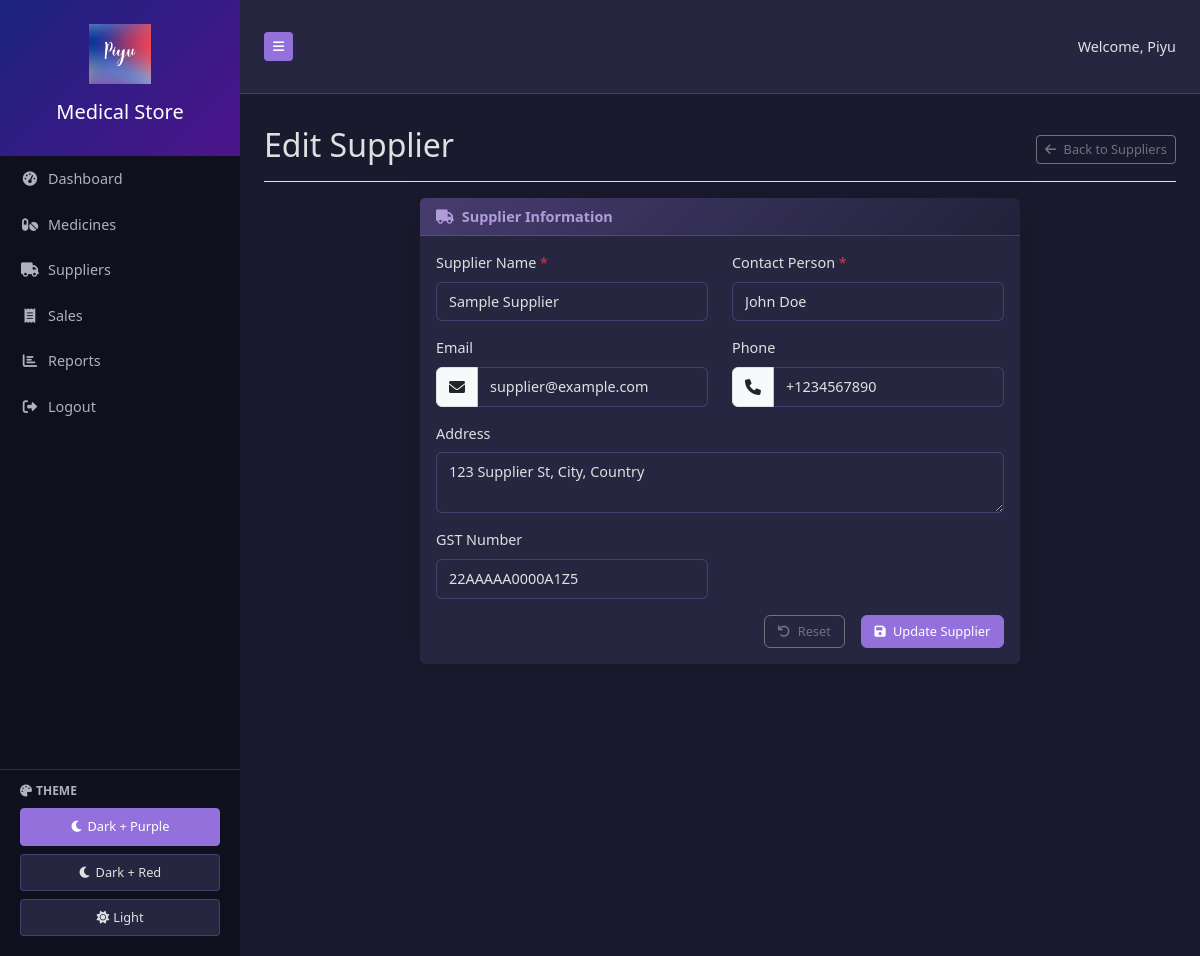
Screenshot of /supplier/edit/1 (signed in) with the database file from the repository.
### app.py (models this page shows)
class User(UserMixin, db.Model):
    id = db.Column(db.Integer, primary_key=True)
    username = db.Column(db.String(80), unique=True, nullable=False)
    password_hash = db.Column(db.String(120), nullable=False)
    is_admin = db.Column(db.Boolean, default=False)

class Supplier(db.Model):
    id = db.Column(db.Integer, primary_key=True)
    name = db.Column(db.String(100), nullable=False)
    contact = db.Column(db.String(50), nullable=False)
    email = db.Column(db.String(100))
    phone = db.Column(db.String(20))
    address = db.Column(db.Text)
    gst_number = db.Column(db.String(50))
    created_at = db.Column(db.DateTime, default=datetime.utcnow)
    medicines = db.relationship('Medicine', backref='supplier_ref', lazy=True)
    purchases = db.relationship('Purchase', backref='supplier', lazy=True)

### app.py (the view, shortened to what this page needs)
@app.route('/supplier/edit/<int:id>', methods=['GET', 'POST'])
@login_required
def edit_supplier(id):
    supplier = Supplier.query.get_or_404(id)
    return render_template('add_supplier.html', supplier=supplier, edit=True)

### app.py (called while the page is built)
@login_manager.user_loader
def load_user(user_id):
    return User.query.get(int(user_id))

### templates/add_supplier.html (shortened to what this page needs)
{% extends "base.html" %}
{% block content %}
<div class="d-flex justify-content-between flex-wrap flex-md-nowrap align-items-center pt-3 pb-2 mb-3 border-bottom">
    <h1 class="h2">{% if edit %}Edit{% else %}Add New{% endif %} Supplier</h1>
    <div class="btn-toolbar mb-2 mb-md-0">
        <a href="{{ url_for('suppliers') }}" class="btn btn-sm btn-outline-secondary">
            <i class="fas fa-arrow-left me-1"></i> Back to Suppliers
        </a>
    </div>
</div>
<div class="row">
    <div class="col-md-8 mx-auto">
        <div class="card">
            <div class="card-header">
                <i class="fas fa-truck me-1"></i>
                Supplier Information
            </div>
            <div class="card-body">
                <form method="POST" action="{% if edit %}{{ url_for('edit_supplier', id=supplier.id) }}{% else %}{{ url_for('add_supplier') }}{% endif %}">
                    <div class="row mb-3">
                        <div class="col-md-6">
                            <label for="name" class="form-label">Supplier Name <span class="text-danger">*</span></label>
                            <input type="text" class="form-control" id="name" name="name" value="{% if edit %}{{ supplier.name }}{% endif %}" required>
                        </div>
                        <div class="col-md-6">
                            <label for="contact" class="form-label">Contact Person <span class="text-danger">*</span></label>
                            <input type="text" class="form-control" id="contact" name="contact" value="{% if edit %}{{ supplier.contact }}{% endif %}" required>
                        </div>
                    </div>
                    <div class="row mb-3">
                        <div class="col-md-6">
                            <label for="email" class="form-label">Email</label>
                            <div class="input-group">
                                <span class="input-group-text"><i class="fas fa-envelope"></i></span>
                                <input type="email" class="form-control" id="email" name="email" value="{% if edit %}{{ supplier.email }}{% endif %}">
                            </div>
                        </div>
                        <div class="col-md-6">
                            <label for="phone" class="form-label">Phone</label>
                            <div class="input-group">
                                <span class="input-group-text"><i class="fas fa-phone"></i></span>
                                <input type="tel" class="form-control" id="phone" name="phone" value="{% if edit %}{{ supplier.phone }}{% endif %}">
                            </div>
                        </div>
                    </div>
                    <div class="mb-3">
                        <label for="address" class="form-label">Address</label>
                        <textarea class="form-control" id="address" name="address" rows="2">{% if edit %}{{ supplier.address }}{% endif %}</textarea>
                    </div>
                    <div class="row mb-3">
                        <div class="col-md-6">
                            <label for="gst_number" class="form-label">GST Number</label>
                            <input type="text" class="form-control" id="gst_number" name="gst_number"
                                   value="{% if edit %}{{ supplier.gst_number }}{% endif %}"
                                   pattern="^[0-9]{2}[A-Z]{5}[0-9]{4}[A-Z]{1}[1-9A-Z]{1}Z[0-9A-Z]{1}$"
                                   title="Please enter a valid GST number (e.g., 22AAAAA0000A1Z5)">
                        </div>
                    </div>
                    <div class="d-grid gap-2 d-md-flex justify-content-md-end">
                        <button type="reset" class="btn btn-outline-secondary me-md-2">
                            <i class="fas fa-undo me-1"></i> Reset
                        </button>
                        <button type="submit" class="btn btn-primary">
                            <i class="fas fa-save me-1"></i> {% if edit %}Update{% else %}Save{% endif %} Supplier
                        </button>
                    </div>
                </form>
            </div>
        </div>
    </div>
</div>
{% endblock %}

### templates/base.html (shortened to what this page needs)
<!DOCTYPE html>
<html lang="en">
<head>
    <link href="https://cdn.jsdelivr.net/npm/bootstrap@5.3.0/dist/css/bootstrap.min.css" rel="stylesheet">
    <link rel="stylesheet" href="https://cdnjs.cloudflare.com/ajax/libs/font-awesome/6.0.0/css/all.min.css">
    <link rel="stylesheet" href="{{ url_for('static', filename='css/style.css') }}">
</head>
<body>
    <div class="d-flex" id="wrapper">
        <div class="bg-dark text-white" id="sidebar-wrapper">
            <div class="sidebar-heading text-center py-4">
                <img src="{{ url_for('static', filename='logo.png') }}" alt="Logo" class="img-fluid mb-2" style="max-height: 60px;">
                <h5 class="mt-2">Medical Store</h5>
            </div>
            <div class="list-group list-group-flush d-flex flex-column" style="min-height: 100vh;">
                <a href="{{ url_for('dashboard') }}" class="list-group-item list-group-item-action">
                    <i class="fas fa-tachometer-alt me-2"></i>Dashboard
                </a>
                <a href="{{ url_for('medicines') }}" class="list-group-item list-group-item-action">
                    <i class="fas fa-pills me-2"></i>Medicines
                </a>
                <a href="{{ url_for('suppliers') }}" class="list-group-item list-group-item-action">
                    <i class="fas fa-truck me-2"></i>Suppliers
                </a>
                <a href="{{ url_for('sales') }}" class="list-group-item list-group-item-action">
                    <i class="fas fa-receipt me-2"></i>Sales
                </a>
                <a href="{{ url_for('reports') }}" class="list-group-item list-group-item-action">
                    <i class="fas fa-chart-bar me-2"></i>Reports
                </a>
                {% if current_user.is_authenticated %}
                    <a href="{{ url_for('logout') }}" class="list-group-item list-group-item-action">
                        <i class="fas fa-sign-out-alt me-2"></i>Logout
                    </a>
                {% endif %}
                <div class="theme-switcher mt-auto">
                    <div class="theme-label">
                        <i class="fas fa-palette me-1"></i>Theme
                    </div>
                    <button class="theme-btn active" onclick="setTheme('dark-purple')">
                        <i class="fas fa-moon me-1"></i>Dark + Purple
                    </button>
                    <button class="theme-btn" onclick="setTheme('dark-red')">
                        <i class="fas fa-moon me-1"></i>Dark + Red
                    </button>
                    <button class="theme-btn" onclick="setTheme('light')">
                        <i class="fas fa-sun me-1"></i>Light
                    </button>
                </div>
            </div>
        </div>
        <div id="page-content-wrapper">
            <nav class="navbar navbar-expand-lg border-bottom" style="background-color: var(--bg-secondary); border-color: var(--border) !important;">
                <div class="container-fluid">
                    <button class="btn btn-sm" id="menu-toggle" style="background-color: var(--accent); color: white;">
                        <i class="fas fa-bars"></i>
                    </button>
                    <div class="ms-auto">
                        <span class="navbar-text" style="color: var(--text-primary);">
                            {% if current_user.is_authenticated %}
                                Welcome, {{ current_user.username }}
                            {% endif %}
                        </span>
                    </div>
                </div>
            </nav>
            <div class="container-fluid px-4 py-3">
                {% block content %}{% endblock %}
            </div>
        </div>
    </div>
</body>
</html>

### static/css/style.css (style rules this page uses)
:root { --light-bg-primary: #f8f9fa; --light-bg-secondary: #ffffff; --light-text-primary: #212529; --light-text-secondary: #6c757d; --light-border: #dee2e6; --light-header-bg: #f8f9fc; --light-accent: #007bff; --dark-purple-bg-primary: #1a1a2e; --dark-purple-bg-secondary: #262641; --dark-purple-text-primary: #e0e0e0; --dark-purple-text-secondary: #b0b0c0; --dark-purple-sidebar-bg: #0f0f1e; --dark-purple-sidebar-header: linear-gradient(135deg, #1a237e 0%, #4d148c 100%); --dark-purple-accent: #9370db; --dark-purple-accent-light: #b19cd9; --dark-purple-accent-hover: rgba(147, 112, 219, 0.3); --dark-purple-border: rgba(147, 112, 219, 0.3); --dark-red-bg-primary: #1a1515; --dark-red-bg-secondary: #2a2025; --dark-red-text-primary: #e8e8e8; --dark-red-text-secondary: #c0c0c0; --dark-red-sidebar-bg: #0f0a0a; --dark-red-sidebar-header: linear-gradient(135deg, #5a1a1a 0%, #8b2323 100%); --dark-red-accent: #d64545; --dark-red-accent-light: #e8a0a0; --dark-red-accent-hover: rgba(214, 69, 69, 0.3); --dark-red-border: rgba(214, 69, 69, 0.3); --bg-primary: var(--dark-purple-bg-primary); --bg-secondary: var(--dark-purple-bg-secondary); --text-primary: var(--dark-purple-text-primary); --text-secondary: var(--dark-purple-text-secondary); --sidebar-bg: var(--dark-purple-sidebar-bg); --sidebar-header: var(--dark-purple-sidebar-header); --accent: var(--dark-purple-accent); --accent-light: var(--dark-purple-accent-light); --accent-hover: var(--dark-purple-accent-hover); --border: var(--dark-purple-border); }
* { transition: background-color 0.3s ease, color 0.3s ease, border-color 0.3s ease; }
body { font-size: 0.9rem; background-color: var(--bg-primary); color: var(--text-primary); }
#sidebar-wrapper { min-height: 100vh; margin-left: -15rem; transition: margin 0.25s ease-out; width: 15rem; background-color: var(--sidebar-bg); }
#sidebar-wrapper .sidebar-heading { padding: 0.875rem 1.25rem; font-size: 1.2rem; background: var(--sidebar-header); color: #fff; }
#sidebar-wrapper .list-group { width: 15rem; background-color: var(--sidebar-bg); }
#page-content-wrapper { min-width: 100vw; background-color: var(--bg-primary); }
.list-group-item { border: none; padding: 0.75rem 1.25rem; font-weight: 500; background-color: var(--sidebar-bg); color: var(--text-secondary); }
.list-group-item i { width: 20px; margin-right: 10px; text-align: center; }
.card { border: none; box-shadow: 0 0.15rem 1.75rem 0 rgba(0, 0, 0, 0.15) !important; margin-bottom: 1.5rem; background-color: var(--bg-secondary); color: var(--text-primary); }
.card-header { background: linear-gradient(135deg, var(--accent-hover) 0%, rgba(0, 0, 0, 0.1) 100%); border-bottom: 1px solid var(--border); font-weight: 600; color: var(--accent-light); }
.btn { font-size: 0.8rem; font-weight: 500; padding: 0.4rem 0.8rem; }
.btn-sm { padding: 0.25rem 0.5rem; }
.btn-primary { background-color: var(--accent); border-color: var(--accent); }
.form-control, .form-select { padding: 0.5rem 0.75rem; font-size: 0.9rem; background-color: var(--bg-secondary); border-color: var(--border); color: var(--text-primary); }
.form-label { color: var(--text-primary); }
@media (min-width: 768px) { #sidebar-wrapper { margin-left: 0; } }
@media (min-width: 768px) { #page-content-wrapper { min-width: 0; width: 100%; } }
@media (min-width: 768px) { .container-fluid { padding: 1.5rem; } }
.theme-switcher { padding: 0.75rem 1.25rem; border-top: 1px solid var(--border); margin-top: auto; }
.theme-label { display: block; font-size: 0.75rem; font-weight: 600; color: var(--text-secondary); margin-bottom: 0.5rem; text-transform: uppercase; }
.theme-btn { display: block; width: 100%; padding: 0.5rem; margin-bottom: 0.5rem; border: 1px solid var(--border); background-color: var(--bg-secondary); color: var(--text-primary); border-radius: 4px; cursor: pointer; font-size: 0.8rem; font-weight: 500; }
.theme-btn.active { background-color: var(--accent); color: #fff; border-color: var(--accent); }

### rows the page displays
User: username "Piyu"
Supplier: name "Sample Supplier", contact "John Doe", email "supplier@example.com", phone "+1234567890", address "123 Supplier St, City, Country", gst_number "22AAAAA0000A1Z5"
